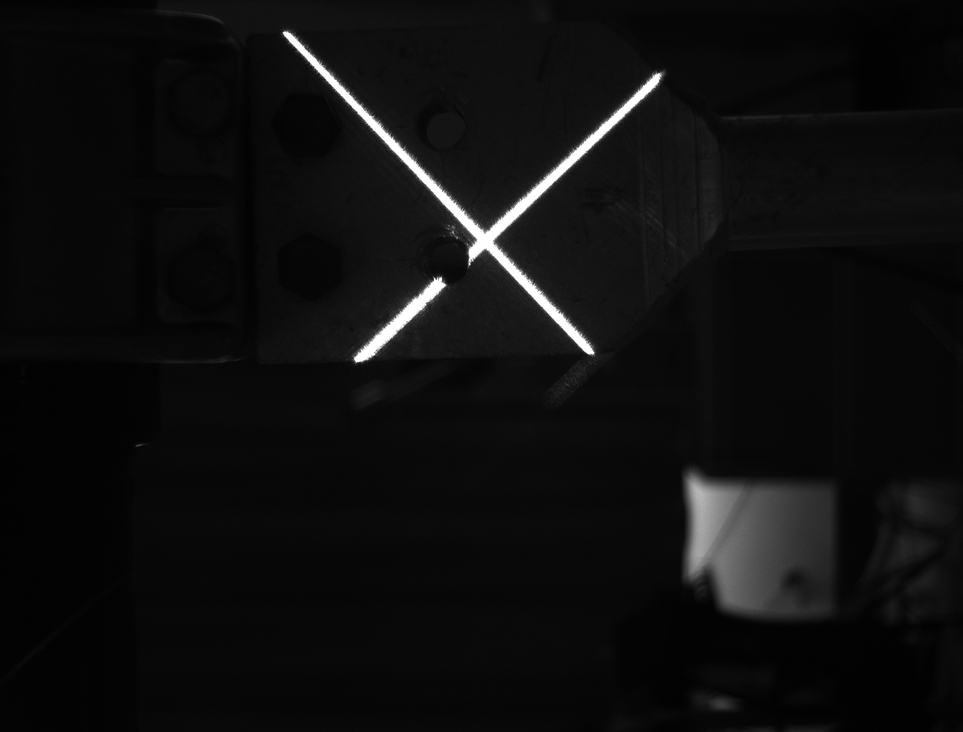
#> input picture src/shizi.bmp, 963 x 732 px, shrunk from 1626 x 1236 before the run
$ jupyter execute LaserCrossCenter.ipynb
#> lines starting #> are read from the running program, lines starting #| are printed output that depends on the picture; after the words box and inside, x2 and y2 are one past the last pixel; in counts of white or black regions, pixels touching at a corner belong together; long printed decimals are rounded
# 求解十字激光端点与交点

1Z实验室出品
**1ZLAB ：Make Things Easy**

程序目标

获取十字的中心还有四个端点的坐标

[cell 1]
import cv2

[cell 2]
gray = cv2.imread('shizi.bmp', cv2.IMREAD_GRAYSCALE)
#> gray is the input picture: shape (732, 963); min 1, max 255, mean 14.8

[cell 3]
from matplotlib import pyplot as plt

[cell 4]
plt.imshow(gray, cmap='gray')
plt.show()

[cell 5]
# TODO 其实可以考虑降低分辨率
binary = cv2.inRange(gray, 200, 255)
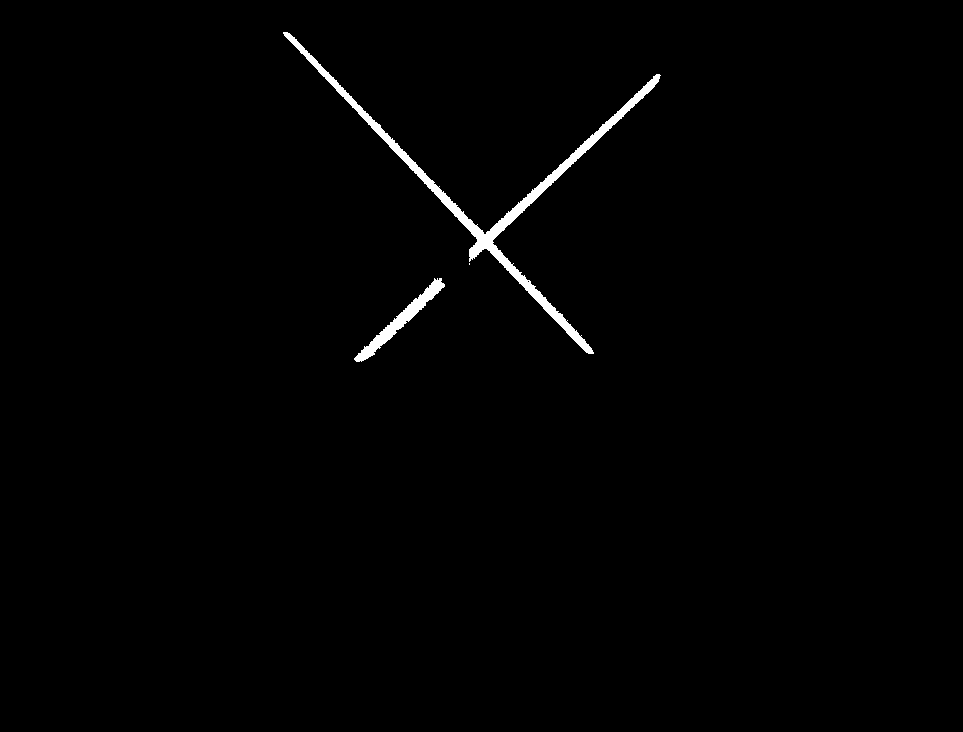
#> binary: shape (732, 963); 0.96% white; 3 white regions (1 under 20 px), largest, box (x1, y1, x2, y2) and area: (283, 32, 661, 354) 5522, (354, 278, 445, 362) 1269

plt.imshow(binary, cmap='gray')
plt.show()

霍夫检测直线的文档
http://www.opencv.org.cn/opencvdoc/2.3.2/html/doc/tutorials/imgproc/imgtrans/hough_lines/hough_lines.html#hough-lines

[cell 6]
# 返回的直线的两个端点
# 需要调这里面的阈值
# 返回的是线段的两个端点
line_segs = cv2.HoughLinesP(binary, rho=2,theta=0.1, threshold=100)
#> line_segs = 72 rows, first 6: [472, 258, 660, 75], [469, 256, 651, 79], [469, 258, 658, 74], [306, 50, 482, 242], [469, 254, 588, 138], [419, 167, 485, 239]
len(line_segs)
#> Out = 72

[cell 7]
# 这段代码只是展示一下，可以删除
import math

for lseg in line_segs:
    #
    x1,y1,x2,y2 = lseg[0]
    # 计算权重
    weight = math.sqrt(math.pow(x1-x2, 2) + math.pow(y1-y2, 2))
    print('x1: {}, y1: {}, x2: {}, y2: {}, weight: {}'.format(x1, y1, x2, y2, weight))
#> this loop made 72 passes
#> (x1, y1, x2, y2, weight) on passes 1 to 12: (472, 258, 660, 75, 262.4), (469, 256, 651, 79, 253.9), (469, 258, 658, 74, 263.8), (306, 50, 482, 242, 260.5), (469, 254, 588, 138, 166.2), (419, 167, 485, 239, 97.67), (488, 244, 588, 353, 147.9), (471, 233, 474, 236, 4.24), (417, 175, 425, 183, 11.31), (287, 32, 471, 232, 271.8), (458, 207, 460, 209, 2.83), (490, 241, 497, 248, 9.9)
#| x1: 472, y1: 258, x2: 660, y2: 75, weight: 262.360
#| x1: 469, y1: 256, x2: 651, y2: 79, weight: 253.876
#| x1: 469, y1: 258, x2: 658, y2: 74, weight: 263.775
#| x1: 306, y1: 50, x2: 482, y2: 242, weight: 260.461
#| x1: 469, y1: 254, x2: 588, y2: 138, weight: 166.184
#| x1: 419, y1: 167, x2: 485, y2: 239, weight: 97.673
#| x1: 488, y1: 244, x2: 588, y2: 353, weight: 147.922
#| x1: 471, y1: 233, x2: 474, y2: 236, weight: 4.243
#> (further printed lines are left out)

对线段进行加权
预备知识是假设已知画面中有两条线,根据线段长度进行加权，获取两个线段。
？用机器学习的方法？

[cell 8]
def calculate_line(x1, y1, x2, y2):
    '''
    计算直线
    如果直线水平或者垂直，统一向一个方向倾斜特定角度。
    TODO 这里面没有考虑水平或者垂直的情况
    '''
    if x1 > x2:
        x1,y1,x2,y2 = x2,y2,x1,y1
    if x1 == x2 or y1 == y2:
        # 有时候会出现单个像素点 x1 = x2 而且 y1 = y2
        print('x1:{} y1:{} x2:{} y2:{}'.format(x1, y1, x2, y2))
    k = (y1 - y2) / (x1 - x2)
    b = (y2 * x1 - y1*x2) / (x1 - x2)

    return k,b

[cell 9]
# BUG k b 改一个line，剩余的全改


lines = []

# 最小权值
min_weight = 20
# 相同k之间最大的差距
max_k_distance = 0.3

for lseg in line_segs:
    # 获取线段端点值
    x1,y1,x2,y2 = lseg[0]
    if x1 > x2:
        x1, y1, x2, y2 = x2, y2, x1, y1

    # 计算权重
    weight = math.sqrt(math.pow(x1 - x2, 2) + math.pow(y1 - y2, 2))

    if weight != 0 and weight > min_weight:
        # 计算K与b
        k, b = calculate_line(x1, y1, x2, y2)
        # print('k: {:.2f}, b: {:.2f}, weight: {:.2f}'.format(k, b, weight))

        if len(lines) == 0:
            # 初次填充line
            line = {}
            line['cur_k'] = k
            line['cur_b'] = b
            line['k_sum'] = k * weight
            line['b_sum'] = b * weight
            line['weight_sum'] = weight
            line['x1'] = x1
            line['y1'] = y1
            line['x2'] = x2
            line['y2'] = y2
            lines.append(line)
            continue

        # 根据k的差异做加权
        # 首先获取lines数组里面k举例最近的那个

        neighbor_line = min(lines, key=lambda line:abs(line['cur_k'] - k))

        if  abs(neighbor_line['cur_k'] - k) < max_k_distance:
            # 小于最大k差值，认为是同一条线

            neighbor_line['weight_sum'] += weight
            neighbor_line['k_sum'] += k * weight
            neighbor_line['b_sum'] += b * weight
            neighbor_line['cur_k'] = neighbor_line['k_sum'] / neighbor_line['weight_sum']
            neighbor_line['cur_b'] = neighbor_line['b_sum'] / neighbor_line['weight_sum']

            if neighbor_line['x1'] > x1:
                neighbor_line['x1'] = x1
                neighbor_line['y1'] = y1

            if neighbor_line['x2'] < x2:
                neighbor_line['x2'] = x2
                neighbor_line['y2'] = y2

        else:
            # 添加另外一条线
            # 初次填充line
            line = {}
            line['cur_k'] = k
            line['cur_b'] = b
            line['k_sum'] = k * weight
            line['b_sum'] = b * weight
            line['weight_sum'] = weight
            line['x1'] = x1
            line['y1'] = y1
            line['x2'] = x2
            line['y2'] = y2
            lines.append(line)
#> this loop made 72 passes
#> (weight, k, b) on passes 1, 2, 3, 4, 5, 6, 7, 10, 13, 14, 16, 17: (262.4, -0.973, 717.4), (253.9, -0.973, 712.1), (263.8, -0.974, 714.6), (260.5, 1.09, -283.8), (166.2, -0.975, 711.2), (97.67, 1.09, -290.1), (147.9, 1.09, -287.9), (271.8, 1.09, -280), (152.2, 1.09, -289.6), (118.1, -0.965, 702.5), (140.1, 1.08, -284.9), (169.9, 1.09, -277.8)
#> weight on passes 8, 9, 11, 12, 15, 20: 4.24, 11.31, 2.83, 9.9, 0, 8.49

[cell 10]
# 整合后的直线
print(len(lines))
#| 2
lines

# TODO 如果len(lines)小于2 抛出异常

在画面中绘制两条直线与四个顶点

[cell 11]
# 根据权重对lines数组进行排序， 取前两个（lines的长度有可能大于2）
sorted_lines = sorted(lines, key=lambda line: line['weight_sum'])[::-1]
line1 = sorted_lines[0]
line2 = sorted_lines[1]
# 计算两个线之间的交点

[cell 12]
def calculate_intersection(line1, line2):
    a1 = line1['y2'] - line1['y1']
    b1 = line1['x1'] - line1['x2']
    c1 = line1['x2'] * line1['y1'] - line1['x1'] * line1['y2']

    a2 = line2['y2'] - line2['y1']
    b2 = line2['x1'] - line2['x2']
    c2 = line2['x2'] * line2['y1'] - line2['x1'] * line2['y2']

    if (a1 * b2 - a2 * b1) != 0 and (a2 * b1 - a1 * b2) != 0:
        cross_x = int((b1*c2-b2*c1)/(a1*b2-a2*b1))
        cross_y = int((c1*a2-c2*a1)/(a1*b2-a2*b1))
        return (cross_x, cross_y)
    return None

[cell 13]
(cx, cy) = calculate_intersection(line1, line2)
print('cx: {} cy: {}'.format(cx, cy))
#| cx: 484 cy: 239

[cell 14]
canvas = cv2.cvtColor(binary, cv2.COLOR_GRAY2BGR)

# 绘制第一条线
pt_radius = 20
cv2.circle(canvas, (line1['x1'], line1['y1']),pt_radius, (255, 0, 0), thickness=-1)
cv2.circle(canvas, (line1['x2'], line1['y2']),pt_radius, (0, 255, 0), thickness=-1)
cv2.circle(canvas, (line2['x1'], line2['y1']),pt_radius, (0, 255, 255), thickness=-1)
cv2.circle(canvas, (line2['x2'], line2['y2']),pt_radius, (0, 0, 255), thickness=-1)

cv2.circle(canvas, (cx, cy), 40, (255, 0, 255), thickness=20)
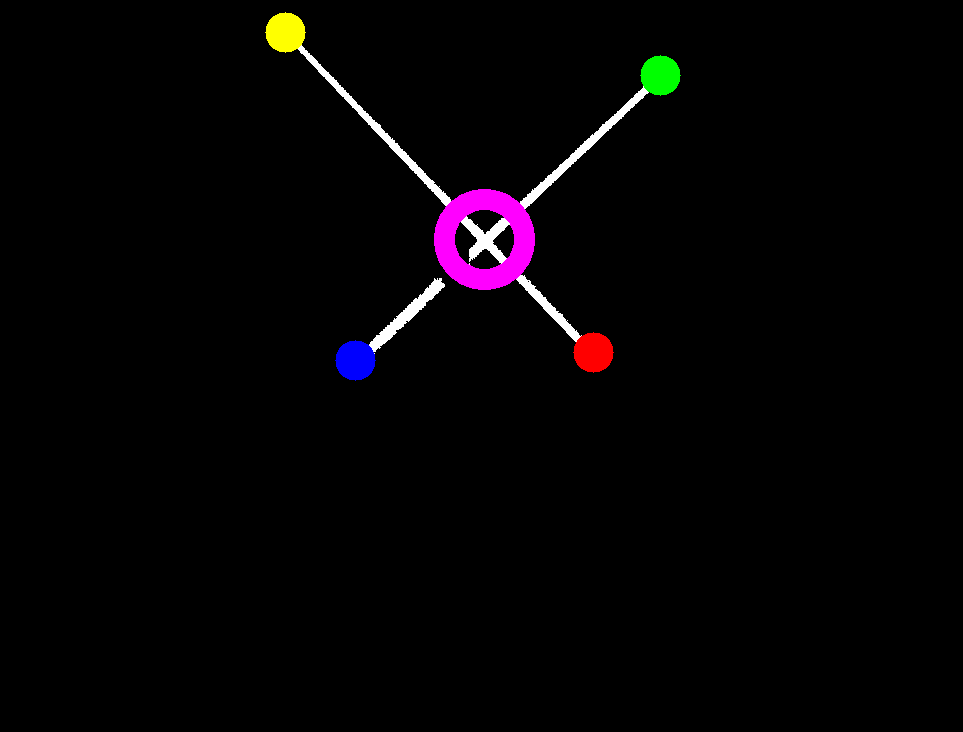
#> canvas: shape (732, 963, 3); mean B, G, R 4.4, 3, 4.9

plt.imshow(cv2.cvtColor(canvas, cv2.COLOR_BGR2RGB))
plt.show()
